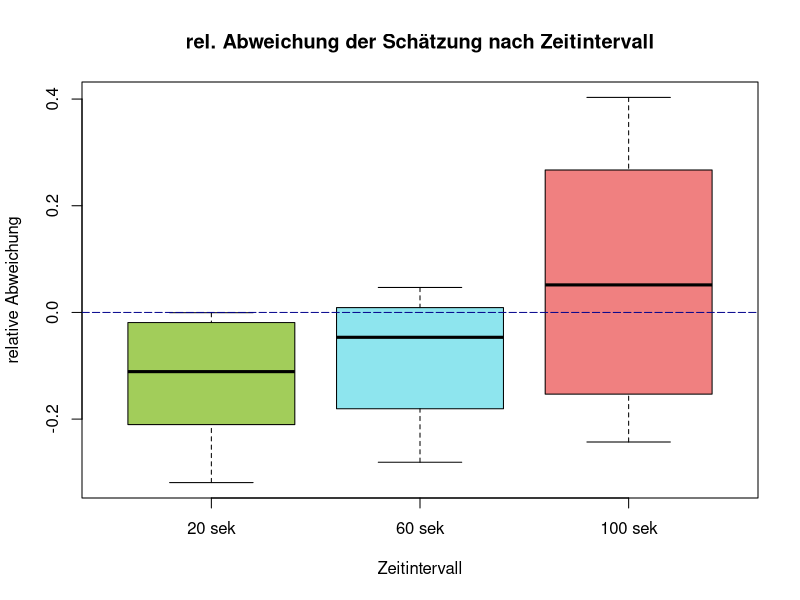
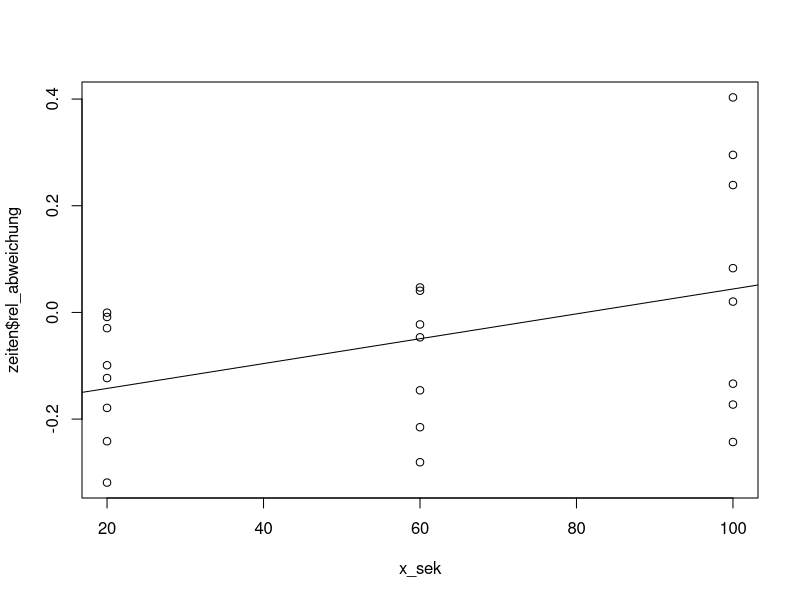
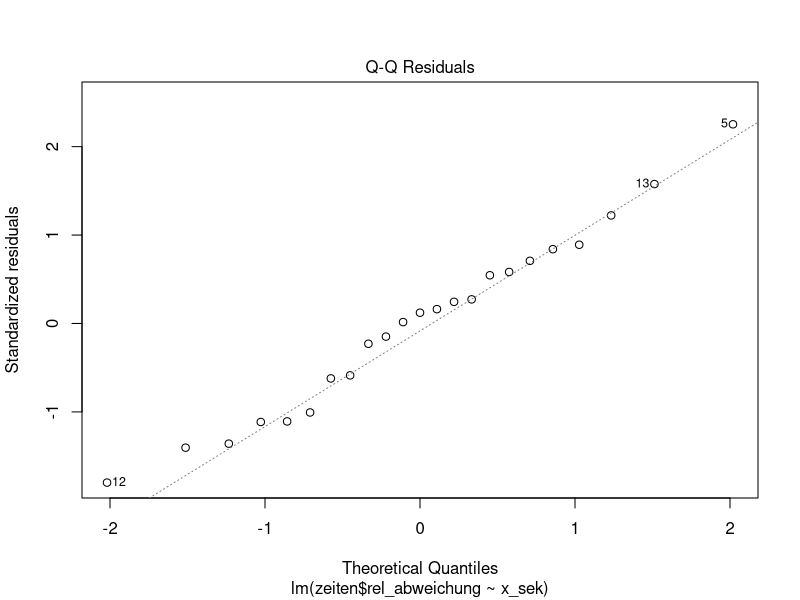
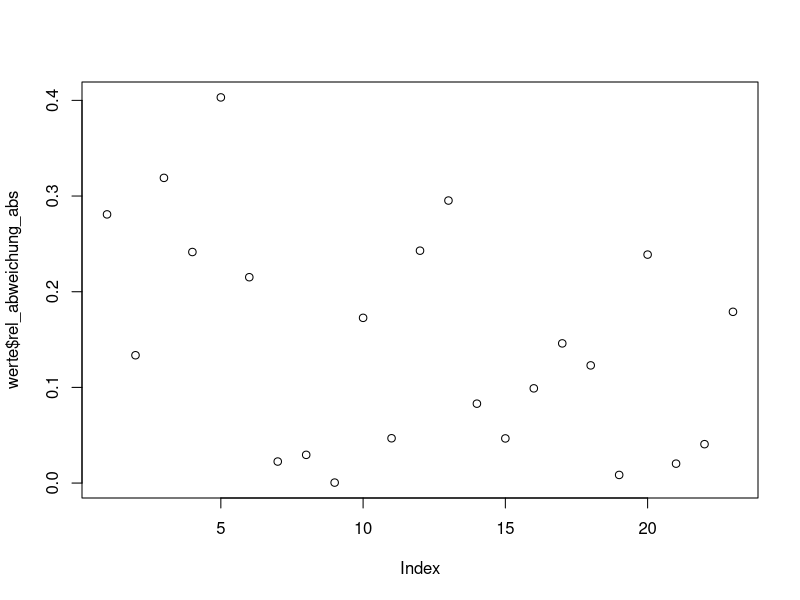
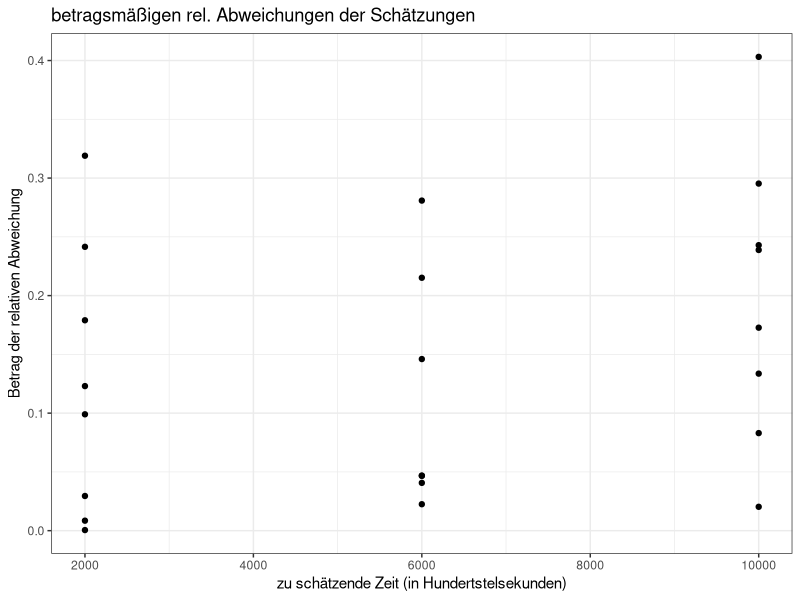
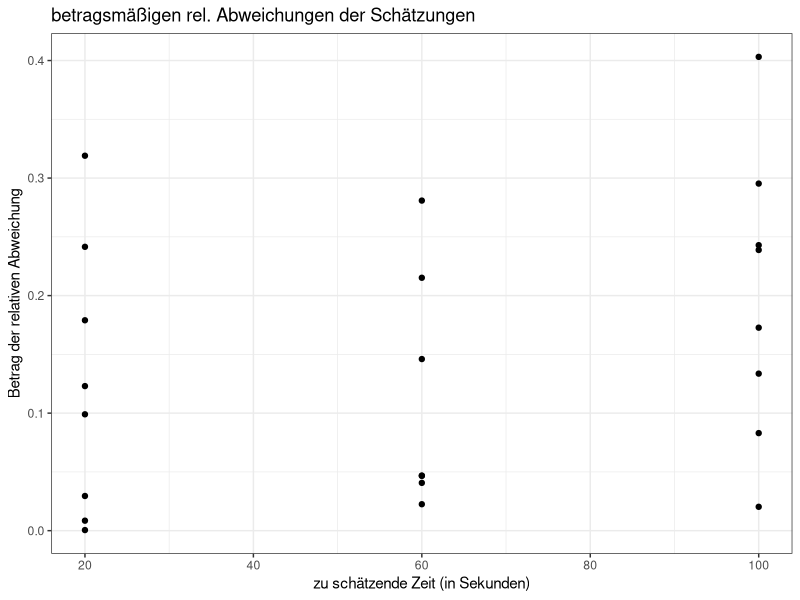
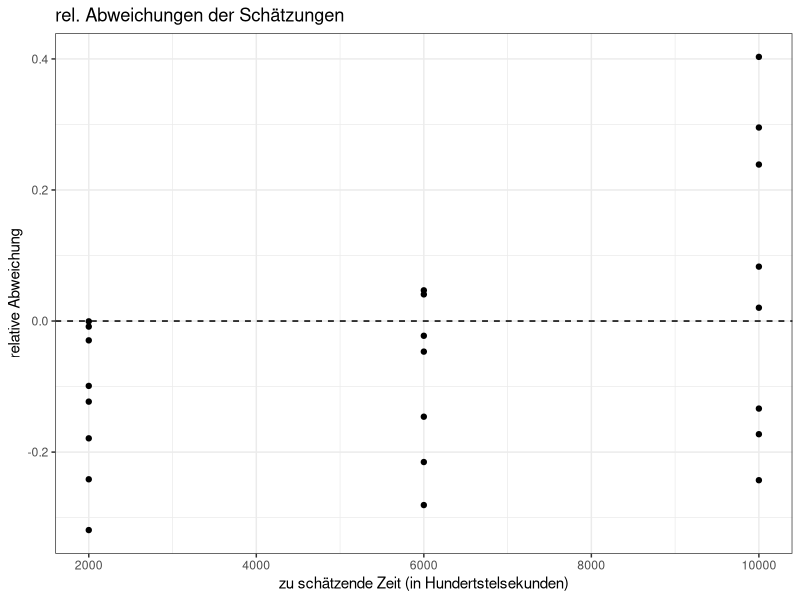
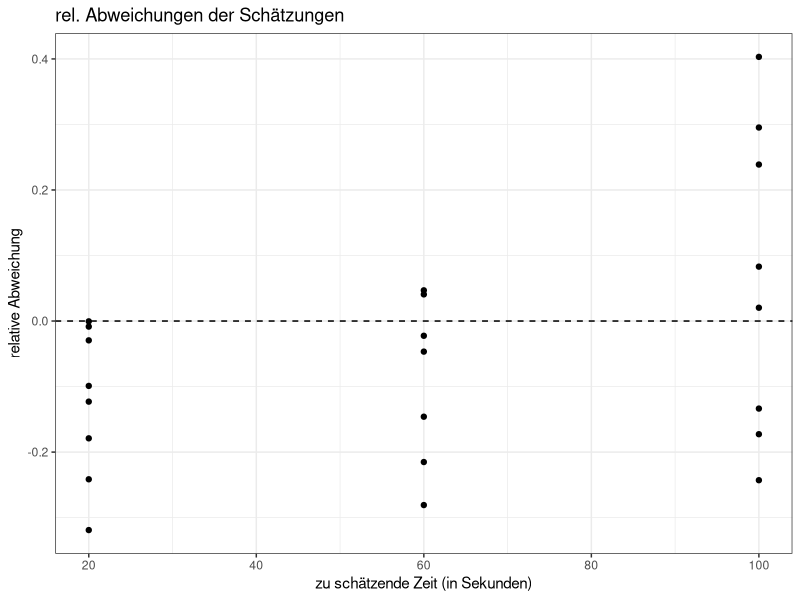

The R script that drew these images, in order:
## Auswertung von Versuch3-Zeitschaetzen ##

#### KOMPLETT AUSWERTUNG #######################################################

library(readxl)
library(ggplot2)
library(patchwork)

# Laden des Versuchsprotokolls:
versuchsprotokoll <- read_excel("versuchsprotokoll.xlsx")

names(versuchsprotokoll) <- c("einheit", "teiln_nr", "geschlecht", 
                              "tag", "geplant_start", "zeit_durchf",
                              "ziel_schaetzung", "ziel_schaetzung_hdtsek",
                              "erg_schaetzung", "erg_schaetzung_hdtsek",
                              "rel_abweichung", "rel_abweichung_abs", 
                              "Stoerungen")

versuchsprotokoll$geschlecht <- as.factor(versuchsprotokoll$geschlecht)
versuchsprotokoll$tag <- as.factor(versuchsprotokoll$tag)
versuchsprotokoll$ziel_schaetzung <- as.factor(versuchsprotokoll$ziel_schaetzung)

zeiten <- versuchsprotokoll

zeit20 <- subset(zeiten, zeiten$ziel_schaetzung == "20 sek")
zeit60 <- subset(zeiten, zeiten$ziel_schaetzung == "60 sek")
zeit100 <- subset(zeiten, zeiten$ziel_schaetzung == "100 sek")

boxplot(zeit20$rel_abweichung, zeit60$rel_abweichung, zeit100$rel_abweichung, 
        col = c("darkolivegreen3", "cadetblue2", "lightcoral"),
        main = "rel. Abweichung der Schätzung nach Zeitintervall", 
        names = c("20 sek", "60 sek", "100 sek"),
        xlab = "Zeitintervall",
        ylab = "relative Abweichung")
abline(h=0, col = "darkblue", lty = 5)


t.test(zeiten$rel_abweichung_abs, alternative = "greater", 
       mu = 0, conf.level = 0.95)
# One Sample t-test
# 
# data:  zeiten$rel_abweichung_abs
# t = 6.1271, df = 22, p-value = 1.813e-06
# alternative hypothesis: true mean is greater than 0
# 95 percent confidence interval:
#   0.1060332       Inf
# sample estimates:
#   mean of x 
# 0.1473203

x <- zeiten$ziel_schaetzung_hdtsek
y <- zeiten$rel_abweichung_abs

lin_modell <- lm(y ~ x + I(x^2))
summary(lin_modell)
# Call:
#   lm(formula = y ~ x + I(x^2))
# 
# Residuals:
#   Min       1Q   Median       3Q      Max 
# -0.17841 -0.08251 -0.02600  0.07529  0.20439 
# 
# Coefficients:
#   Estimate Std. Error t value Pr(>|t|)  
# (Intercept)  1.663e-01  9.398e-02   1.769   0.0921 .
# x           -2.661e-05  3.938e-05  -0.676   0.5070  
# I(x^2)       2.985e-09  3.227e-09   0.925   0.3660  
# ---
#   Signif. codes:  0 '***' 0.001 '**' 0.01 '*' 0.05 '.' 0.1 ' ' 1
# 
# Residual standard error: 0.1139 on 20 degrees of freedom
# (1 Beobachtung als fehlend geloescht)
# Multiple R-squared:  0.1123,	Adjusted R-squared:  0.0235 
# F-statistic: 1.265 on 2 and 20 DF,  p-value: 0.304


x_sek <- zeiten$ziel_schaetzung_hdtsek/100

lin_modell_sek <- lm(y ~ x_sek + I((x_sek)^2))
summary(lin_modell_sek)
# Call:
#   lm(formula = y ~ x_sek + I((x_sek)^2))
# 
# Residuals:
#   Min       1Q   Median       3Q      Max 
# -0.17841 -0.08251 -0.02600  0.07529  0.20439 
# 
# Coefficients:
#   Estimate Std. Error t value Pr(>|t|)  
# (Intercept)   1.663e-01  9.398e-02   1.769   0.0921 .
# x_sek        -2.661e-03  3.938e-03  -0.676   0.5070  
# I((x_sek)^2)  2.985e-05  3.227e-05   0.925   0.3660  
# ---
#   Signif. codes:  0 '***' 0.001 '**' 0.01 '*' 0.05 '.' 0.1 ' ' 1
# 
# Residual standard error: 0.1139 on 20 degrees of freedom
# (1 Beobachtung als fehlend geloescht)
# Multiple R-squared:  0.1123,	Adjusted R-squared:  0.0235 
# F-statistic: 1.265 on 2 and 20 DF,  p-value: 0.304

summary(lm(zeiten$rel_abweichung ~ x_sek))$coef
#                 Estimate  Std. Error   t value  Pr(>|t|)
# (Intercept) -0.189042708 0.072342075 -2.613178 0.0162401
# x_sek        0.002330156 0.001053756  2.211285 0.0382408
plot(x_sek,zeiten$rel_abweichung)
abline(lm(zeiten$rel_abweichung ~ x_sek))
plot(lm(zeiten$rel_abweichung ~ x_sek), which = 2)
# Normalverteilungsannahme scheint zu passen

mean(zeit20$rel_abweichung, na.rm = TRUE) 
#[1] -0.125
mean(zeit60$rel_abweichung, na.rm = TRUE) 
#[1] -0.08909524
mean(zeit100$rel_abweichung, na.rm = TRUE)
#[1] 0.0614125


# Spannweite nach Zeitintervall:
max(zeit20$rel_abweichung) - min(zeit20$rel_abweichung)
#[1] 0.3185
max(zeit60$rel_abweichung, na.rm = TRUE) - 
  min(zeit60$rel_abweichung, na.rm = TRUE)
#[1] 0.3276667
max(zeit100$rel_abweichung) - min(zeit100$rel_abweichung)
#[1] 0.646

## Die Spannweiten werden mit wachsender Zeitspanne groesser.
## Die Spannweite von 100 sek ist mehr als doppelt so gross als die 
## anderen.



# Interquartilsabstand:
quantile(zeit20$rel_abweichung, 3/4) - quantile(zeit20$rel_abweichung, 1/4)
# 0.170375 
quantile(zeit60$rel_abweichung, na.rm = TRUE, 3/4) - 
  quantile(zeit60$rel_abweichung, na.rm = TRUE, 1/4)
# 0.1896667 
quantile(zeit100$rel_abweichung, 3/4) - quantile(zeit100$rel_abweichung, 1/4)
# 0.3963 

## Die Interquartilsabstaende werden mit wachsender Zeitspanne groesser.
## Der Interquartilsabstand von 100 sek ist mehr als doppelt so gross als die 
## anderen.


# Mediane:
median(zeit20$rel_abweichung)
#[1] -0.111
median(zeit60$rel_abweichung, na.rm = TRUE)
#[1] -0.04666667
median(zeit100$rel_abweichung)
#[1] 0.05165

werte <- subset(zeiten, !is.na(zeiten$rel_abweichung_abs))
plot(werte$rel_abweichung_abs)

# Plot der betragsmaessigen Abweichung in Hundertstelsekunden:
ggplot(werte, aes(ziel_schaetzung_hdtsek, rel_abweichung_abs))+
  geom_point() +
  theme_bw() +
  xlab("zu schätzende Zeit (in Hundertstelsekunden)") +
  ylab("Betrag der relativen Abweichung") +
  ggtitle("betragsmäßigen rel. Abweichungen der Schätzungen")

# Plot der betragsmaessigen Abweichung in Sekunden:
ggplot(werte, aes(ziel_schaetzung_hdtsek/100, rel_abweichung_abs))+
  geom_point() +
  theme_bw() +
  xlab("zu schätzende Zeit (in Sekunden)") +
  ylab("Betrag der relativen Abweichung") +
  ggtitle("betragsmäßigen rel. Abweichungen der Schätzungen")

# Plot der Abweichung in Hundertstelsekunden:
ggplot(werte, aes(ziel_schaetzung_hdtsek, rel_abweichung))+
  geom_point() +
  geom_hline(yintercept = 0, linetype = "dashed") +
  theme_bw() +
  xlab("zu schätzende Zeit (in Hundertstelsekunden)") +
  ylab("relative Abweichung") +
  ggtitle("rel. Abweichungen der Schätzungen")

# Plot der Abweichung in Sekunden:
ggplot(werte, aes(ziel_schaetzung_hdtsek/100, rel_abweichung))+
  geom_point() +
  geom_hline(yintercept = 0, linetype = "dashed") +
  theme_bw() +
  xlab("zu schätzende Zeit (in Sekunden)") +
  ylab("relative Abweichung") +
  ggtitle("rel. Abweichungen der Schätzungen")



#  Auswertung nach Geschlecht ##################################################

# Unterdatensaetze fuer die Untersuchung nach einem Geschlechstspezifischem 
# Unterschied in den Schaetzungen:

weibl <- subset(werte, werte$geschlecht== "weiblich")
maennl <- subset(werte, werte$geschlecht== "maennlich")

# Plot der betragsm. rel. Abweichung stratifiziert nach Geschlecht
plot1 <- ggplot(weibl, aes(ziel_schaetzung_hdtsek, rel_abweichung_abs)) +
  geom_point() +
  geom_hline(yintercept = 0, linetype = "dashed") +
  theme_bw() +
  xlab("zu schätzende Zeit (in Hundertstelsekunden)") +
  ylab("betragsmäßige relative Abweichung") +
  ggtitle("rel. Abweichungen der Schätzungen (Frauen)") +
  geom_smooth(method = "lm") +
  ylim(-0.1, 0.5)

plot2 <- ggplot(maennl, aes(ziel_schaetzung_hdtsek, rel_abweichung_abs)) +
  geom_point() +
  geom_hline(yintercept = 0, linetype = "dashed") +
  theme_bw() +
  xlab("zu schätzende Zeit (in Hundertstelsekunden)") +
  ylab("betragsmäßige relative Abweichung") +
  ggtitle("rel. Abweichungen der Schätzungen (Männer)") +
  geom_smooth(method = "lm") +
  ylim(-0.1, 0.5)

plot1 + plot2


# Boxplot der rel. Abweichungen stratifiziert nach Geschlecht
p1 <- ggplot(weibl, aes(ziel_schaetzung_hdtsek, rel_abweichung)) +
  geom_boxplot(aes(group = ziel_schaetzung), 
               fill = c("darkolivegreen3", "cadetblue2", "lightcoral")) +
  geom_hline(yintercept = 0, linetype = "dashed") +
  theme_bw() +
  xlab("zu schätzende Zeit (in Hundertstelsekunden)") +
  ylab("relative Abweichung") +
  ggtitle("rel. Abweichungen der Schätzungen (Frauen)") +
  ylim(-0.3, 0.45) +
  geom_point()

p2 <- ggplot(maennl, aes(ziel_schaetzung_hdtsek, rel_abweichung)) +
  geom_boxplot(aes(group = ziel_schaetzung), 
               fill = c("darkolivegreen3", "cadetblue2", "lightcoral")) +
  geom_hline(yintercept = 0, linetype = "dashed") +
  theme_bw() +
  xlab("zu schätzende Zeit (in Hundertstelsekunden)") +
  ylab("relative Abweichung") +
  ggtitle("rel. Abweichungen der Schätzungen (Männer)") +
  ylim(-0.3, 0.45) +
  geom_point()

p1 + p2



t.test(weibl$rel_abweichung_abs, alternative = "greater", 
       mu = 0, conf.level = 0.95)
# One Sample t-test
# 
# data:  weibl$rel_abweichung_abs
# t = 5.0024, df = 11, p-value = 0.0002005
# alternative hypothesis: true mean is greater than 0
# 95 percent confidence interval:
#   0.1047461       Inf
# sample estimates:
#   mean of x 
# 0.1634111 

t.test(maennl$rel_abweichung_abs, alternative = "greater", 
       mu = 0, conf.level = 0.95)
# One Sample t-test
# 
# data:  maennl$rel_abweichung_abs
# t = 3.572, df = 10, p-value = 0.002539
# alternative hypothesis: true mean is greater than 0
# 95 percent confidence interval:
#   0.06392269        Inf
# sample estimates:
#   mean of x 
# 0.1297667


# Boxplot der betragsm. rel. Abweichungen stratifiziert nach Geschlecht
plot_1 <- ggplot(weibl, aes(ziel_schaetzung_hdtsek, rel_abweichung_abs)) +
  geom_boxplot(aes(group = ziel_schaetzung), 
               fill = c("darkolivegreen3", "cadetblue2", "lightcoral")) +
  geom_hline(yintercept = 0, linetype = "dashed") +
  theme_bw() +
  xlab("zu schätzende Zeit (in Hundertstelsekunden)") +
  ylab("betragsmäßige relative Abweichung") +
  ggtitle("betragsmäßige rel. Abweichungen der Schätzungen (Frauen)") +
  ylim(-0.01, 0.45) +
  geom_point()

plot_2 <- ggplot(maennl, aes(ziel_schaetzung_hdtsek, rel_abweichung_abs)) +
  geom_boxplot(aes(group = ziel_schaetzung), 
               fill = c("darkolivegreen3", "cadetblue2", "lightcoral")) +
  geom_hline(yintercept = 0, linetype = "dashed") +
  theme_bw() +
  xlab("zu schätzende Zeit (in Hundertstelsekunden)") +
  ylab("betragsmäßige relative Abweichung") +
  ggtitle("betragsmäßige rel. Abweichungen der Schätzungen (Männer)") +
  ylim(-0.01, 0.45) +
  geom_point()

plot_1 + plot_2

# Grafik-1 fuer Praesentation:
ggplot(werte, aes(ziel_schaetzung_hdtsek, rel_abweichung)) + 
  geom_boxplot(aes(group = ziel_schaetzung),
               fill = c("darkolivegreen3", "cadetblue2", "lightcoral"), 
               alpha = 0.6) +
  geom_hline(yintercept = 0, linetype = "dashed") +
  theme_bw() +
  xlab("zu schätzende Zeit (in Hundertstelsekunden)") +
  ylab("relative Abweichung") +
  ggtitle("relative Abweichungen der Schätzungen") +
  geom_point(pch = 16, size = 3)

# Grafik-2 fuer Praesentation:
ggplot(werte, aes(ziel_schaetzung_hdtsek, rel_abweichung_abs)) + 
  geom_boxplot(aes(group = ziel_schaetzung),
               fill = c("darkolivegreen3", "cadetblue2", "lightcoral"), 
               alpha = 0.6) +
  geom_hline(yintercept = 0, linetype = "dashed") +
  theme_bw() +
  xlab("zu schätzende Zeit (in Hundertstelsekunden)") +
  ylab("betragsmäßige relative Abweichung") +
  ggtitle("betragsmäßige relative Abweichungen der Schätzungen") +
  geom_point(pch = 16, size = 3)

# Grafik-3 fuer Praesentation:
w <- ggplot(weibl, aes(ziel_schaetzung_hdtsek, rel_abweichung)) + 
  geom_boxplot(aes(group = ziel_schaetzung),
               fill = c("darkolivegreen3", "cadetblue2", "lightcoral"), 
               alpha = 0.6) +
  geom_hline(yintercept = 0, linetype = "dashed") +
  theme_bw() +
  xlab("zu schätzende Zeit (in Hundertstelsekunden)") +
  ylab("relative Abweichung") +
  ggtitle("relative Abweichungen der Schätzungen (Frauen)") +
  ylim(-0.3, 0.45) +
  geom_point(pch = 16, size = 3)

m <- ggplot(maennl, aes(ziel_schaetzung_hdtsek, rel_abweichung)) + 
  geom_boxplot(aes(group = ziel_schaetzung),
               fill = c("darkolivegreen3", "cadetblue2", "lightcoral"), 
               alpha = 0.6) +
  geom_hline(yintercept = 0, linetype = "dashed") +
  theme_bw() +
  xlab("zu schätzende Zeit (in Hundertstelsekunden)") +
  ylab("relative Abweichung") +
  ggtitle("relative Abweichungen der Schätzungen (Männer)") +
  ylim(-0.3, 0.45) +
  geom_point(pch = 16, size = 3)

w + m

# Grafik-4 fuer Praesentation:
w_abs <- ggplot(weibl, aes(ziel_schaetzung_hdtsek, rel_abweichung_abs)) + 
  geom_boxplot(aes(group = ziel_schaetzung),
               fill = c("darkolivegreen3", "cadetblue2", "lightcoral"), 
               alpha = 0.6) +
  geom_hline(yintercept = 0, linetype = "dashed") +
  theme_bw() +
  xlab("zu schätzende Zeit (in Hundertstelsekunden)") +
  ylab("betragsmäßige relative Abweichung") +
  ggtitle("betragsm. rel. Abweichungen der Schätzungen (Frauen)") +
  ylim(-0.01, 0.45) +
  geom_point(pch = 16, size = 3)

m_abs <- ggplot(maennl, aes(ziel_schaetzung_hdtsek, rel_abweichung_abs)) + 
  geom_boxplot(aes(group = ziel_schaetzung),
               fill = c("darkolivegreen3", "cadetblue2", "lightcoral"), 
               alpha = 0.6) +
  geom_hline(yintercept = 0, linetype = "dashed") +
  theme_bw() +
  xlab("zu schätzende Zeit (in Hundertstelsekunden)") +
  ylab("betragsmäßige relative Abweichung") +
  ggtitle("betragsm. rel. Abweichungen der Schätzungen (Männer)") +
  ylim(-0.01, 0.45) +
  geom_point(pch = 16, size = 3)

w_abs + m_abs

#  Auswertung nach Tag ##################################################

# relative Abweichungen
median(zeit20$rel_abweichung[zeit20$tag=="Tag 1"])
# [1] -0.1355
median(zeit20$rel_abweichung[zeit20$tag=="Tag 2"])
# [1] -0.111

median(zeit60$rel_abweichung[zeit60$tag=="Tag 1"])
# [1] -0.1188333
median(zeit60$rel_abweichung[zeit60$tag=="Tag 2"], na.rm = TRUE)
# [1] -0.04666667

median(zeit100$rel_abweichung[zeit100$tag=="Tag 1"])
# [1] -0.15315
median(zeit100$rel_abweichung[zeit100$tag=="Tag 2"])
# [1] 0.1609

# relative Absolut-Abweichungen
median(zeit20$rel_abweichung_abs[zeit20$tag=="Tag 1"])
# [1] 0.1355
median(zeit20$rel_abweichung_abs[zeit20$tag=="Tag 2"])
# [1] 0.111

median(zeit60$rel_abweichung_abs[zeit60$tag=="Tag 1"])
# [1] 0.131
median(zeit60$rel_abweichung_abs[zeit60$tag=="Tag 2"], na.rm = TRUE)
# [1] 0.04666667

median(zeit100$rel_abweichung_abs[zeit100$tag=="Tag 1"])
# [1] 0.2078
median(zeit100$rel_abweichung_abs[zeit100$tag=="Tag 2"])
# [1] 0.1609


boxplot(zeit20$rel_abweichung[zeit20$tag=="Tag 1"], 
        zeit60$rel_abweichung[zeit20$tag=="Tag 1"], 
        zeit100$rel_abweichung[zeit20$tag=="Tag 1"], 
        col = c("darkolivegreen3", "cadetblue2", "lightcoral"),
        main = "rel. Abweichung der Schaetzung nach Zeitintervall an Tag 1", 
        names = c("20 sek", "60 sek", "100 sek"),
        xlab = "Zeitintervall",
        ylab = "relative Abweichung",
        ylim = c(-0.4, 0.4))
abline(h=0, col = "darkblue", lty = 5)

boxplot(zeit20$rel_abweichung[zeit20$tag=="Tag 2"], 
        zeit60$rel_abweichung[zeit20$tag=="Tag 2"], 
        zeit100$rel_abweichung[zeit20$tag=="Tag 2"], 
        col = c("darkolivegreen3", "cadetblue2", "lightcoral"),
        main = "rel. Abweichung der Schaetzung nach Zeitintervall an Tag 2", 
        names = c("20 sek", "60 sek", "100 sek"),
        xlab = "Zeitintervall",
        ylab = "relative Abweichung",
        ylim = c(-0.4, 0.4))
abline(h=0, col = "darkblue", lty = 5)

boxplot(zeit20$rel_abweichung_abs[zeit20$tag=="Tag 1"], 
        zeit60$rel_abweichung_abs[zeit20$tag=="Tag 1"], 
        zeit100$rel_abweichung_abs[zeit20$tag=="Tag 1"], 
        col = c("darkolivegreen3", "cadetblue2", "lightcoral"),
        main = "betragsmaessige rel. Abweichung der Schaetzung nach Zeitintervall an Tag 1", 
        names = c("20 sek", "60 sek", "100 sek"),
        xlab = "Zeitintervall",
        ylab = "betragsmaessige relative Abweichung",
        ylim = c(-0.01, 0.45))
abline(h=0, col = "darkblue", lty = 5)

boxplot(zeit20$rel_abweichung_abs[zeit20$tag=="Tag 2"], 
        zeit60$rel_abweichung_abs[zeit20$tag=="Tag 2"], 
        zeit100$rel_abweichung_abs[zeit20$tag=="Tag 2"], 
        col = c("darkolivegreen3", "cadetblue2", "lightcoral"),
        main = "betragsmaessige rel. Abweichung der Schaetzung nach Zeitintervall an Tag 2", 
        names = c("20 sek", "60 sek", "100 sek"),
        xlab = "Zeitintervall",
        ylab = "betragsmaessige relative Abweichung",
        ylim = c(-0.01, 0.45))
abline(h=0, col = "darkblue", lty = 5)


# Vortest mittels Shapiro-Wilk-Test:___________________________________
shapiro.test(zeiten$rel_abweichung_abs)
# Shapiro-Wilk normality test
# 
# data:  zeiten$rel_abweichung_abs
# W = 0.93477, p-value = 0.1386

## da der p-Wert groesser als 0.05 ist, koennen wir Normalverteilung annehmen

# t-Test:____________________________________________________________
t.test(zeiten$rel_abweichung_abs, alternative = "greater", mu = 0, 
       conf.level = 0.95)
# One Sample t-test
# 
# data:  zeiten$rel_abweichung_abs
# t = 6.1271, df = 22, p-value = 1.813e-06
# alternative hypothesis: true mean is greater than 0
# 95 percent confidence interval:
#   0.1060332       Inf
# sample estimates:
#   mean of x 
# 0.1473203


## Teststatistik: T = 6.1271
qt(0.95, 22)
# [1] 1.717144
## Kritischer Wert: t_(22; 1-0.05) = 1.717144
## p-Wert: 1.813e-06

## Teststatistik groesser als kritischer Wert, p-Wert < 0.05
## ==> lehne H0 ab
## die Steigung ist >0
